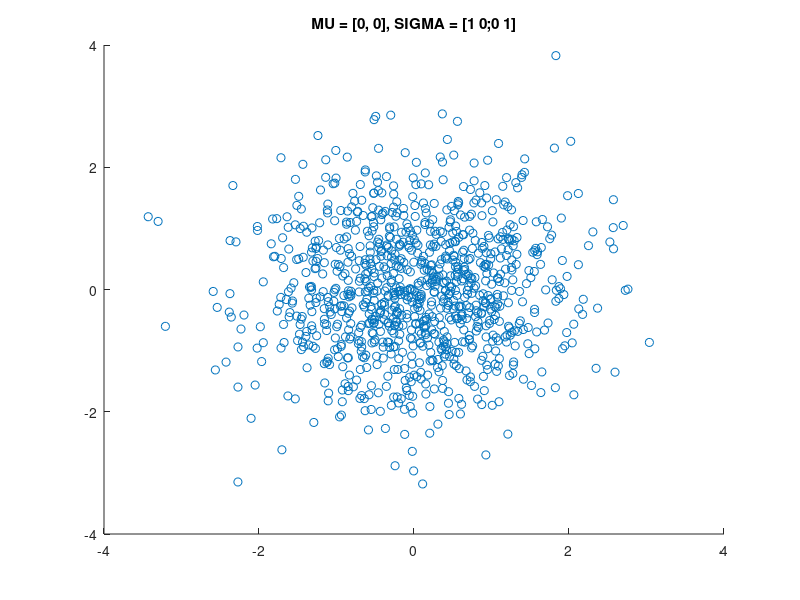
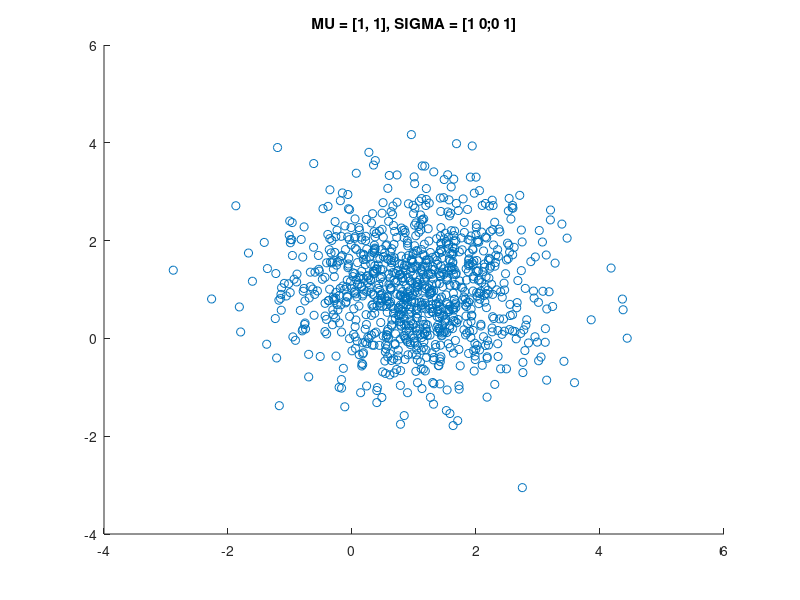
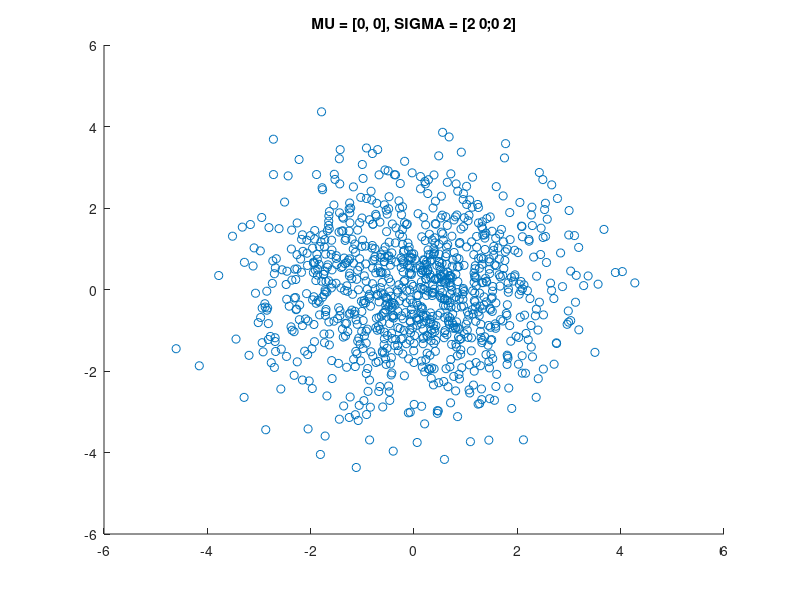
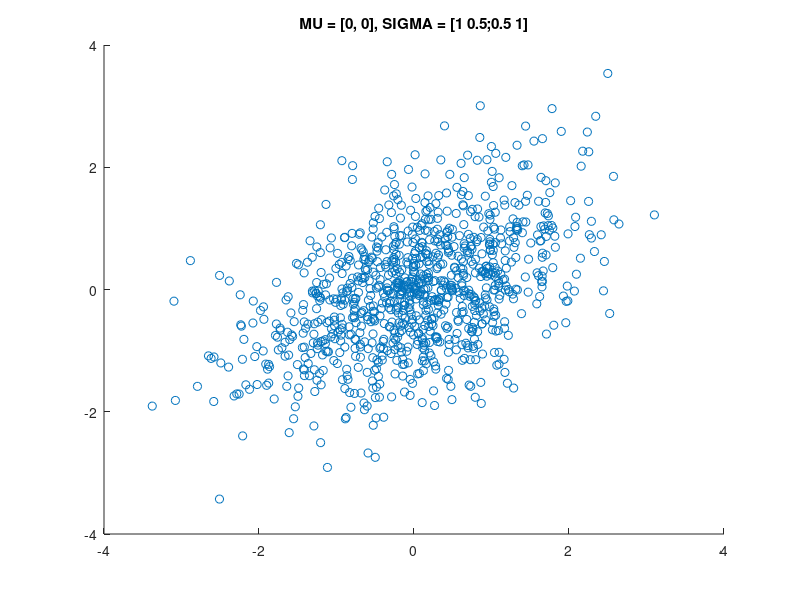

Write the MATLAB code that produced these figures, in order.
z1 = mvnrnd([0, 0], [1 0;0 1], 1000);
figure(1);
% subplot(3,2,1);
scatter(z1(:, 1), z1(:, 2));
title('MU = [0, 0], SIGMA = [1 0;0 1]');

z2 = mvnrnd([1, 1], [1 0;0 1], 1000);
% subplot(3,2,2);
figure(2);
scatter(z2(:, 1), z2(:, 2));
title('MU = [1, 1], SIGMA = [1 0;0 1]');

z3 = mvnrnd([0, 0], [2 0;0 2], 1000);
% subplot(3,2,3);
figure(3);
scatter(z3(:, 1), z3(:, 2));
title('MU = [0, 0], SIGMA = [2 0;0 2]');

z4 = mvnrnd([0, 0], [1 0.5;0.5 1], 1000);
% subplot(3,2,4);
figure(4);
scatter(z4(:, 1), z4(:, 2));
title('MU = [0, 0], SIGMA = [1 0.5;0.5 1]');

z5 = mvnrnd([0, 0], [1 -0.5;-0.5 1], 1000);
% subplot(3,2,5);
figure(5);
scatter(z5(:, 1), z5(:, 2));
title('MU = [0, 0], SIGMA = [1 -0.5;-0.5 1]');